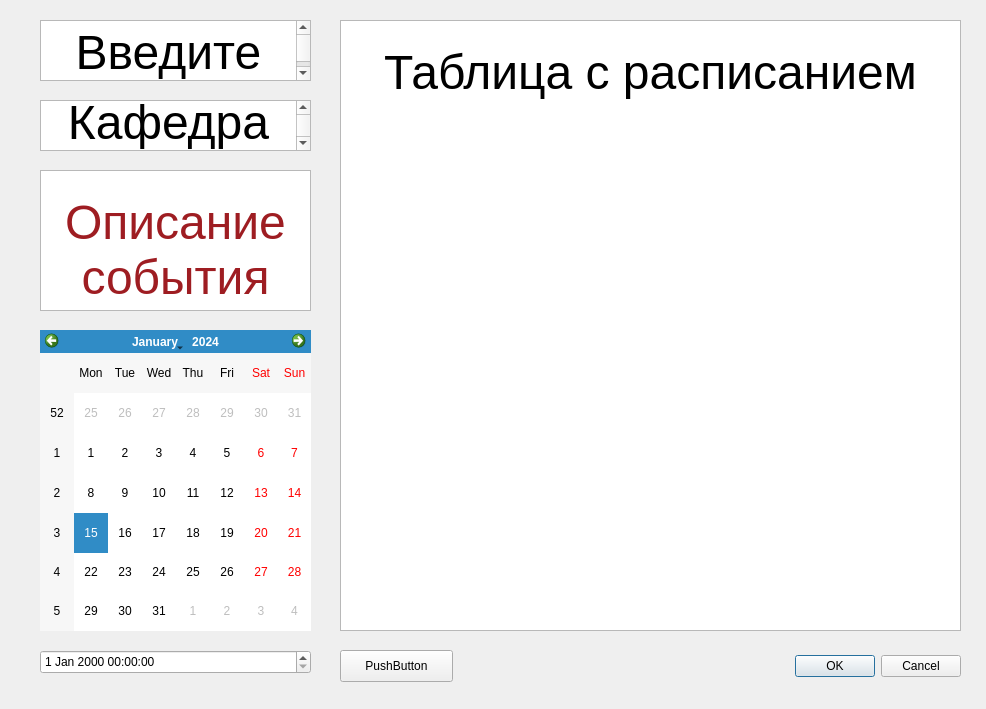
<?xml version="1.0" encoding="UTF-8"?>
<ui version="4.0">
 <class>ugk_planner</class>
 <widget class="QDialog" name="ugk_planner">
  <property name="geometry">
   <rect>
    <x>0</x>
    <y>0</y>
    <width>986</width>
    <height>709</height>
   </rect>
  </property>
  <property name="windowTitle">
   <string>UGK</string>
  </property>
  <property name="autoFillBackground">
   <bool>false</bool>
  </property>
  <widget class="QDialogButtonBox" name="buttonBox">
   <property name="geometry">
    <rect>
     <x>790</x>
     <y>650</y>
     <width>171</width>
     <height>32</height>
    </rect>
   </property>
   <property name="orientation">
    <enum>Qt::Horizontal</enum>
   </property>
   <property name="standardButtons">
    <set>QDialogButtonBox::Cancel|QDialogButtonBox::Ok</set>
   </property>
  </widget>
  <widget class="QCalendarWidget" name="calendarWidget">
   <property name="geometry">
    <rect>
     <x>40</x>
     <y>330</y>
     <width>271</width>
     <height>301</height>
    </rect>
   </property>
  </widget>
  <widget class="QTextEdit" name="textEdit">
   <property name="geometry">
    <rect>
     <x>40</x>
     <y>170</y>
     <width>271</width>
     <height>141</height>
    </rect>
   </property>
   <property name="html">
    <string>&lt;!DOCTYPE HTML PUBLIC &quot;-//W3C//DTD HTML 4.0//EN&quot; &quot;http://www.w3.org/TR/REC-html40/strict.dtd&quot;&gt;
&lt;html&gt;&lt;head&gt;&lt;meta name=&quot;qrichtext&quot; content=&quot;1&quot; /&gt;&lt;style type=&quot;text/css&quot;&gt;
p, li { white-space: pre-wrap; }
&lt;/style&gt;&lt;/head&gt;&lt;body style=&quot; font-family:'.AppleSystemUIFont'; font-size:13pt; font-weight:400; font-style:normal;&quot;&gt;
&lt;p align=&quot;center&quot; dir='rtl' style=&quot;-qt-paragraph-type:empty; margin-top:0px; margin-bottom:0px; margin-left:0px; margin-right:0px; -qt-block-indent:0; text-indent:0px;&quot;&gt;&lt;br /&gt;&lt;/p&gt;
&lt;p align=&quot;center&quot; style=&quot; margin-top:0px; margin-bottom:0px; margin-left:0px; margin-right:0px; -qt-block-indent:0; text-indent:0px;&quot;&gt;&lt;span style=&quot; font-size:36pt; color:#9e1d22;&quot;&gt;Описание события&lt;/span&gt;&lt;/p&gt;&lt;/body&gt;&lt;/html&gt;</string>
   </property>
  </widget>
  <widget class="QTextEdit" name="textEdit_2">
   <property name="geometry">
    <rect>
     <x>40</x>
     <y>20</y>
     <width>271</width>
     <height>61</height>
    </rect>
   </property>
   <property name="font">
    <font>
     <pointsize>14</pointsize>
    </font>
   </property>
   <property name="html">
    <string>&lt;!DOCTYPE HTML PUBLIC &quot;-//W3C//DTD HTML 4.0//EN&quot; &quot;http://www.w3.org/TR/REC-html40/strict.dtd&quot;&gt;
&lt;html&gt;&lt;head&gt;&lt;meta name=&quot;qrichtext&quot; content=&quot;1&quot; /&gt;&lt;style type=&quot;text/css&quot;&gt;
p, li { white-space: pre-wrap; }
&lt;/style&gt;&lt;/head&gt;&lt;body style=&quot; font-family:'.AppleSystemUIFont'; font-size:14pt; font-weight:400; font-style:normal;&quot;&gt;
&lt;p align=&quot;center&quot; style=&quot; margin-top:0px; margin-bottom:0px; margin-left:0px; margin-right:0px; -qt-block-indent:0; text-indent:0px;&quot;&gt;&lt;span style=&quot; font-size:36pt; color:#000000;&quot;&gt;Введите ФИО&lt;/span&gt;&lt;/p&gt;&lt;/body&gt;&lt;/html&gt;</string>
   </property>
  </widget>
  <widget class="QDateTimeEdit" name="dateTimeEdit">
   <property name="geometry">
    <rect>
     <x>40</x>
     <y>650</y>
     <width>271</width>
     <height>24</height>
    </rect>
   </property>
  </widget>
  <widget class="QTextEdit" name="textEdit_3">
   <property name="geometry">
    <rect>
     <x>40</x>
     <y>100</y>
     <width>271</width>
     <height>51</height>
    </rect>
   </property>
   <property name="html">
    <string>&lt;!DOCTYPE HTML PUBLIC &quot;-//W3C//DTD HTML 4.0//EN&quot; &quot;http://www.w3.org/TR/REC-html40/strict.dtd&quot;&gt;
&lt;html&gt;&lt;head&gt;&lt;meta name=&quot;qrichtext&quot; content=&quot;1&quot; /&gt;&lt;style type=&quot;text/css&quot;&gt;
p, li { white-space: pre-wrap; }
&lt;/style&gt;&lt;/head&gt;&lt;body style=&quot; font-family:'.AppleSystemUIFont'; font-size:13pt; font-weight:400; font-style:normal;&quot;&gt;
&lt;p align=&quot;center&quot; style=&quot; margin-top:0px; margin-bottom:0px; margin-left:0px; margin-right:0px; -qt-block-indent:0; text-indent:0px;&quot;&gt;&lt;span style=&quot; font-size:36pt;&quot;&gt;Кафедра&lt;/span&gt;&lt;/p&gt;&lt;/body&gt;&lt;/html&gt;</string>
   </property>
  </widget>
  <widget class="QTextEdit" name="textEdit_4">
   <property name="geometry">
    <rect>
     <x>340</x>
     <y>20</y>
     <width>621</width>
     <height>611</height>
    </rect>
   </property>
   <property name="html">
    <string>&lt;!DOCTYPE HTML PUBLIC &quot;-//W3C//DTD HTML 4.0//EN&quot; &quot;http://www.w3.org/TR/REC-html40/strict.dtd&quot;&gt;
&lt;html&gt;&lt;head&gt;&lt;meta name=&quot;qrichtext&quot; content=&quot;1&quot; /&gt;&lt;style type=&quot;text/css&quot;&gt;
p, li { white-space: pre-wrap; }
&lt;/style&gt;&lt;/head&gt;&lt;body style=&quot; font-family:'.AppleSystemUIFont'; font-size:13pt; font-weight:400; font-style:normal;&quot;&gt;
&lt;p align=&quot;center&quot; style=&quot;-qt-paragraph-type:empty; margin-top:0px; margin-bottom:0px; margin-left:0px; margin-right:0px; -qt-block-indent:0; text-indent:0px;&quot;&gt;&lt;br /&gt;&lt;/p&gt;
&lt;p align=&quot;center&quot; style=&quot; margin-top:0px; margin-bottom:0px; margin-left:0px; margin-right:0px; -qt-block-indent:0; text-indent:0px;&quot;&gt;&lt;span style=&quot; font-size:36pt;&quot;&gt;Таблица с расписанием&lt;/span&gt;&lt;/p&gt;&lt;/body&gt;&lt;/html&gt;</string>
   </property>
  </widget>
  <widget class="QPushButton" name="pushButton">
   <property name="geometry">
    <rect>
     <x>340</x>
     <y>650</y>
     <width>113</width>
     <height>32</height>
    </rect>
   </property>
   <property name="text">
    <string>PushButton</string>
   </property>
  </widget>
 </widget>
 <resources/>
 <connections>
  <connection>
   <sender>buttonBox</sender>
   <signal>accepted()</signal>
   <receiver>ugk_planner</receiver>
   <slot>accept()</slot>
   <hints>
    <hint type="sourcelabel">
     <x>248</x>
     <y>254</y>
    </hint>
    <hint type="destinationlabel">
     <x>157</x>
     <y>274</y>
    </hint>
   </hints>
  </connection>
  <connection>
   <sender>buttonBox</sender>
   <signal>rejected()</signal>
   <receiver>ugk_planner</receiver>
   <slot>reject()</slot>
   <hints>
    <hint type="sourcelabel">
     <x>316</x>
     <y>260</y>
    </hint>
    <hint type="destinationlabel">
     <x>286</x>
     <y>274</y>
    </hint>
   </hints>
  </connection>
 </connections>
</ui>
